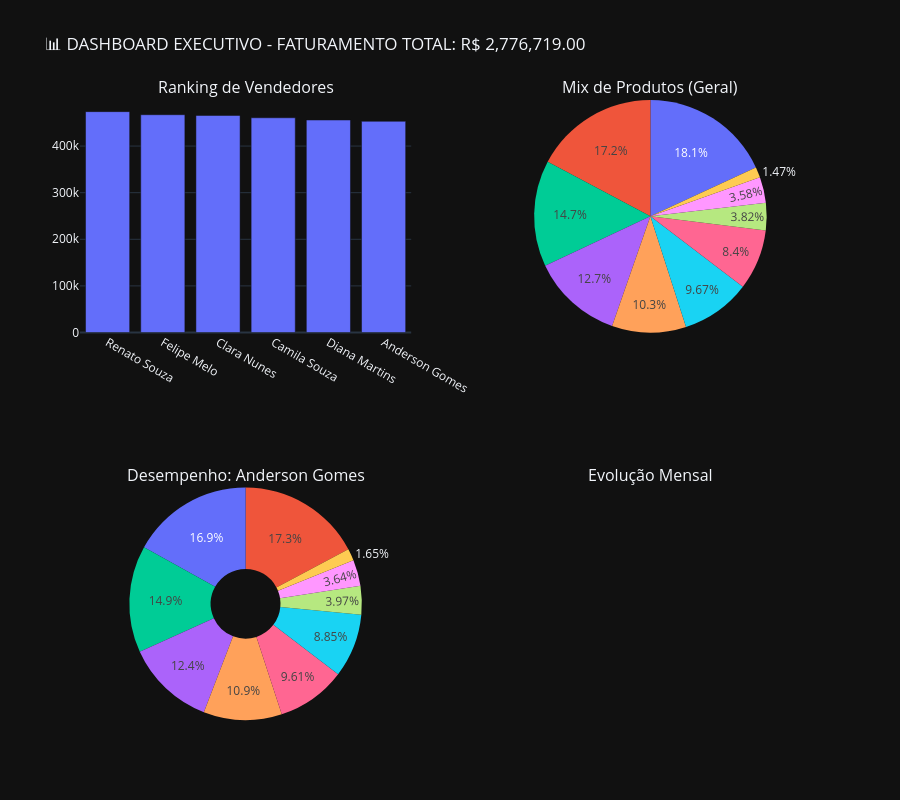

The notebook cell saved with this chart:
### Code cell
from plotly.subplots import make_subplots
import plotly.graph_objects as go

# Criando a estrutura: 2 linhas e 2 colunas
fig_dashboard = make_subplots(
    rows=2, cols=2,
    subplot_titles=("Ranking de Vendedores", "Mix de Produtos (Geral)", 
                    "Desempenho: Anderson Gomes", "Evolução Mensal"),
    specs=[[{"type": "bar"}, {"type": "pie"}],
           [{"type": "pie"}, {"type": "scatter"}]] # Scatter será para a evolução do tempo
)

# --- ADICIONANDO OS GRÁFICOS QUE JÁ CRIAMOS ---

# Quadrante 1: Ranking Vendedores (Barra)
fig_dashboard.add_trace(
    go.Bar(x=vendedores_performance['Vendedor'], y=vendedores_performance['Faturamento_Total'], name="Vendedores"),
    row=1, col=1
)

# Quadrante 2: Mix de Produtos Geral (Pizza)
fig_dashboard.add_trace(
    go.Pie(labels=produtos_performance['Produto'], values=produtos_performance['Faturamento_Total'], name="Mix Geral"),
    row=1, col=2
)

# Quadrante 3: colaborador Anderson Gomes 
fig_dashboard.add_trace(
    go.Pie(labels=dados_anderson_completo['Produto'], values=dados_anderson_completo['Preço'], hole=0.3, name="Anderson"),
    row=2, col=1
)

# Personalizando o Layout Geral
fig_dashboard.update_layout(
    title_text=f"📊 DASHBOARD EXECUTIVO - FATURAMENTO TOTAL: R$ {total_bruto:,.2f}",
    height=800, 
    showlegend=False,
    template="plotly_dark" # Um visual "Dark Mode" para ficar bem profissional
)

# Salvando nosso quadro interativo
caminho_dash = r'C:\Users\Inácio\Desktop\projetos python\projeto_vendas\graficos\dashboard_final.html'
fig_dashboard.write_html(caminho_dash)

fig_dashboard.show()

### Figure 1 — Plotly figure (JSON) as saved in the notebook; plotly's stock layout.template omitted (floating-point values rounded to 4 significant figures)
{"data": [{"name": "Vendedores", "type": "bar", "x": ["Renato Souza", "Felipe Melo", "Clara Nunes", "Camila Souza", "Diana Martins", "Anderson Gomes"], "xaxis": "x", "y": [473900.0, 467300.0, 465700.0, 460700.0, 456000.0, 453100.0], "yaxis": "y"}, {"domain": {"x": [0.55, 1], "y": [0.625, 1]}, "labels": ["Produto I", "Produto D", "Produto E", "Produto B", "Produto F", "Produto A", "Produto H", "Produto G", "Produto C", "Produto J"], "name": "Mix Geral", "type": "pie", "values": [502500.0, 478900.0, 409400.0, 351700.0, 286100.0, 268600.0, 233200.0, 106100.0, 99350.0, 40790.0]}, {"domain": {"x": [0, 0.45], "y": [0, 0.375]}, "hole": 0.3, "labels": ["Produto A", "Produto B", "Produto C", "Produto D", "Produto E", "Produto F", "Produto G", "Produto H", "Produto I", "Produto J"], "name": "Anderson", "type": "pie", "values": [40100.0, 56020.0, 16480.0, 78180.0, 67400.0, 49290.0, 17980.0, 43560.0, 76660.0, 7458.0]}], "layout": {"annotations": [{"font": {"size": 16}, "showarrow": false, "text": "Ranking de Vendedores", "x": 0.225, "xanchor": "center", "xref": "paper", "y": 1, "yanchor": "bottom", "yref": "paper"}, {"font": {"size": 16}, "showarrow": false, "text": "Mix de Produtos (Geral)", "x": 0.775, "xanchor": "center", "xref": "paper", "y": 1, "yanchor": "bottom", "yref": "paper"}, {"font": {"size": 16}, "showarrow": false, "text": "Desempenho: Anderson Gomes", "x": 0.225, "xanchor": "center", "xref": "paper", "y": 0.375, "yanchor": "bottom", "yref": "paper"}, {"font": {"size": 16}, "showarrow": false, "text": "Evolução Mensal", "x": 0.775, "xanchor": "center", "xref": "paper", "y": 0.375, "yanchor": "bottom", "yref": "paper"}], "height": 800, "showlegend": false, "title": {"text": "📊 DASHBOARD EXECUTIVO - FATURAMENTO TOTAL: R$ 2,776,719.00"}, "xaxis": {"anchor": "y", "domain": [0, 0.45]}, "xaxis2": {"anchor": "y2", "domain": [0.55, 1]}, "yaxis": {"anchor": "x", "domain": [0.625, 1]}, "yaxis2": {"anchor": "x2", "domain": [0, 0.375]}}}
